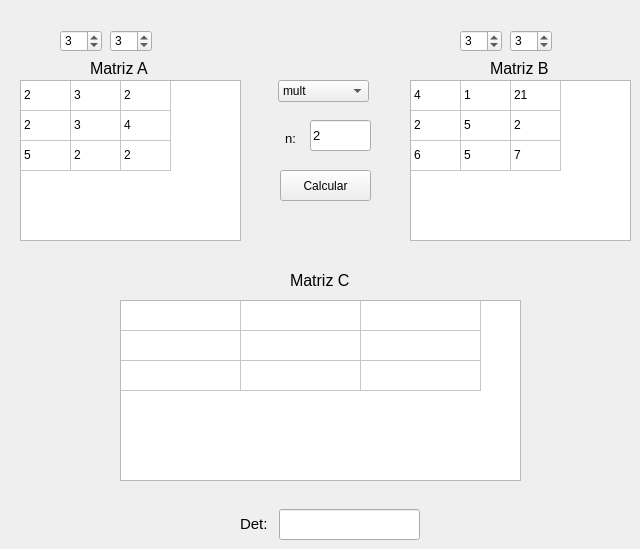
   <widget class="QWidget" name="tabMatrices">
    <attribute name="title">
     <string>Matrices</string>
    </attribute>
    <widget class="QTableWidget" name="matrizA">
     <property name="geometry">
      <rect>
       <x>20</x>
       <y>80</y>
       <width>221</width>
       <height>161</height>
      </rect>
     </property>
     <property name="rowCount">
      <number>3</number>
     </property>
     <property name="columnCount">
      <number>3</number>
     </property>
     <attribute name="horizontalHeaderVisible">
      <bool>false</bool>
     </attribute>
     <attribute name="horizontalHeaderDefaultSectionSize">
      <number>50</number>
     </attribute>
     <attribute name="horizontalHeaderMinimumSectionSize">
      <number>30</number>
     </attribute>
     <attribute name="verticalHeaderVisible">
      <bool>false</bool>
     </attribute>
     <row/>
     <row/>
     <row/>
     <column/>
     <column/>
     <column/>
     <item row="0" column="0">
      <property name="text">
       <string>2</string>
      </property>
     </item>
     <item row="0" column="1">
      <property name="text">
       <string>3</string>
      </property>
     </item>
     <item row="0" column="2">
      <property name="text">
       <string>2</string>
      </property>
     </item>
     <item row="1" column="0">
      <property name="text">
       <string>2</string>
      </property>
     </item>
     <item row="1" column="1">
      <property name="text">
       <string>3</string>
      </property>
     </item>
     <item row="1" column="2">
      <property name="text">
       <string>4</string>
      </property>
     </item>
     <item row="2" column="0">
      <property name="text">
       <string>5</string>
      </property>
     </item>
     <item row="2" column="1">
      <property name="text">
       <string>2</string>
      </property>
     </item>
     <item row="2" column="2">
      <property name="text">
       <string>2</string>
      </property>
     </item>
    </widget>
    <widget class="QTableWidget" name="matrizB">
     <property name="geometry">
      <rect>
       <x>410</x>
       <y>80</y>
       <width>221</width>
       <height>161</height>
      </rect>
     </property>
     <property name="rowCount">
      <number>3</number>
     </property>
     <property name="columnCount">
      <number>3</number>
     </property>
     <attribute name="horizontalHeaderVisible">
      <bool>false</bool>
     </attribute>
     <attribute name="horizontalHeaderDefaultSectionSize">
      <number>50</number>
     </attribute>
     <attribute name="horizontalHeaderMinimumSectionSize">
      <number>30</number>
     </attribute>
     <attribute name="verticalHeaderVisible">
      <bool>false</bool>
     </attribute>
     <row/>
     <row/>
     <row/>
     <column/>
     <column/>
     <column/>
     <item row="0" column="0">
      <property name="text">
       <string>4</string>
      </property>
     </item>
     <item row="0" column="1">
      <property name="text">
       <string>1</string>
      </property>
     </item>
     <item row="0" column="2">
      <property name="text">
       <string>21</string>
      </property>
     </item>
     <item row="1" column="0">
      <property name="text">
       <string>2</string>
      </property>
     </item>
     <item row="1" column="1">
      <property name="text">
       <string>5</string>
      </property>
     </item>
     <item row="1" column="2">
      <property name="text">
       <string>2</string>
      </property>
     </item>
     <item row="2" column="0">
      <property name="text">
       <string>6</string>
      </property>
     </item>
     <item row="2" column="1">
      <property name="text">
       <string>5</string>
      </property>
     </item>
     <item row="2" column="2">
      <property name="text">
       <string>7</string>
      </property>
     </item>
    </widget>
    <widget class="QLabel" name="label_6">
     <property name="geometry">
      <rect>
       <x>90</x>
       <y>60</y>
       <width>71</width>
       <height>16</height>
      </rect>
     </property>
     <property name="font">
      <font>
       <pointsize>12</pointsize>
      </font>
     </property>
     <property name="text">
      <string>Matriz A</string>
     </property>
    </widget>
    <widget class="QLabel" name="label_7">
     <property name="geometry">
      <rect>
       <x>490</x>
       <y>60</y>
       <width>71</width>
       <height>16</height>
      </rect>
     </property>
     <property name="font">
      <font>
       <pointsize>12</pointsize>
      </font>
     </property>
     <property name="text">
      <string>Matriz B</string>
     </property>
    </widget>
    <widget class="QPushButton" name="botonMatriz">
     <property name="geometry">
      <rect>
       <x>280</x>
       <y>170</y>
       <width>91</width>
       <height>31</height>
      </rect>
     </property>
     <property name="text">
      <string>Calcular</string>
     </property>
    </widget>
    <widget class="QComboBox" name="comboBox_4">
     <property name="geometry">
      <rect>
       <x>278</x>
       <y>80</y>
       <width>91</width>
       <height>22</height>
      </rect>
     </property>
     <item>
      <property name="text">
       <string>mult</string>
      </property>
     </item>
     <item>
      <property name="text">
       <string>sum</string>
      </property>
     </item>
     <item>
      <property name="text">
       <string>rest</string>
      </property>
     </item>
     <item>
      <property name="text">
       <string>inversa</string>
      </property>
     </item>
     <item>
      <property name="text">
       <string>transp</string>
      </property>
     </item>
     <item>
      <property name="text">
       <string>potencia</string>
      </property>
     </item>
     <item>
      <property name="text">
       <string>det</string>
      </property>
     </item>
    </widget>
    <widget class="QLabel" name="label_8">
     <property name="geometry">
      <rect>
       <x>290</x>
       <y>270</y>
       <width>71</width>
       <height>20</height>
      </rect>
     </property>
     <property name="font">
      <font>
       <pointsize>12</pointsize>
      </font>
     </property>
     <property name="text">
      <string>Matriz C</string>
     </property>
    </widget>
    <widget class="QTableWidget" name="matrizC">
     <property name="geometry">
      <rect>
       <x>120</x>
       <y>300</y>
       <width>401</width>
       <height>181</height>
      </rect>
     </property>
     <property name="autoFillBackground">
      <bool>true</bool>
     </property>
     <property name="editTriggers">
      <set>QAbstractItemView::AnyKeyPressed|QAbstractItemView::SelectedClicked</set>
     </property>
     <property name="alternatingRowColors">
      <bool>false</bool>
     </property>
     <property name="rowCount">
      <number>3</number>
     </property>
     <property name="columnCount">
      <number>3</number>
     </property>
     <attribute name="horizontalHeaderVisible">
      <bool>false</bool>
     </attribute>
     <attribute name="horizontalHeaderCascadingSectionResizes">
      <bool>true</bool>
     </attribute>
     <attribute name="horizontalHeaderDefaultSectionSize">
      <number>120</number>
     </attribute>
     <attribute name="horizontalHeaderMinimumSectionSize">
      <number>30</number>
     </attribute>
     <attribute name="verticalHeaderVisible">
      <bool>false</bool>
     </attribute>
     <row/>
     <row/>
     <row/>
     <column/>
     <column/>
     <column/>
    </widget>
    <widget class="QSpinBox" name="spinBox">
     <property name="geometry">
      <rect>
       <x>60</x>
       <y>30</y>
       <width>42</width>
       <height>22</height>
      </rect>
     </property>
     <property name="value">
      <number>3</number>
     </property>
    </widget>
    <widget class="QSpinBox" name="spinBox_2">
     <property name="geometry">
      <rect>
       <x>110</x>
       <y>30</y>
       <width>42</width>
       <height>22</height>
      </rect>
     </property>
     <property name="value">
      <number>3</number>
     </property>
    </widget>
    <widget class="QSpinBox" name="spinBox_3">
     <property name="geometry">
      <rect>
       <x>460</x>
       <y>30</y>
       <width>42</width>
       <height>22</height>
      </rect>
     </property>
     <property name="value">
      <number>3</number>
     </property>
    </widget>
    <widget class="QSpinBox" name="spinBox_4">
     <property name="geometry">
      <rect>
       <x>510</x>
       <y>30</y>
       <width>42</width>
       <height>22</height>
      </rect>
     </property>
     <property name="value">
      <number>3</number>
     </property>
    </widget>
    <widget class="QLineEdit" name="lineEdit_3">
     <property name="geometry">
      <rect>
       <x>310</x>
       <y>120</y>
       <width>61</width>
       <height>31</height>
      </rect>
     </property>
     <property name="font">
      <font>
       <pointsize>10</pointsize>
      </font>
     </property>
     <property name="text">
      <string>2</string>
     </property>
    </widget>
    <widget class="QLabel" name="label_15">
     <property name="geometry">
      <rect>
       <x>280</x>
       <y>130</y>
       <width>21</width>
       <height>16</height>
      </rect>
     </property>
     <property name="font">
      <font>
       <pointsize>10</pointsize>
      </font>
     </property>
     <property name="text">
      <string>n:</string>
     </property>
     <property name="alignment">
      <set>Qt::AlignCenter</set>
     </property>
    </widget>
    <widget class="QLabel" name="label_17">
     <property name="geometry">
      <rect>
       <x>240</x>
       <y>517</y>
       <width>47</width>
       <height>13</height>
      </rect>
     </property>
     <property name="font">
      <font>
       <pointsize>11</pointsize>
      </font>
     </property>
     <property name="text">
      <string>Det:</string>
     </property>
    </widget>
    <widget class="QLineEdit" name="lineEdit_5">
     <property name="geometry">
      <rect>
       <x>279</x>
       <y>509</y>
       <width>141</width>
       <height>31</height>
      </rect>
     </property>
     <property name="font">
      <font>
       <pointsize>12</pointsize>
      </font>
     </property>
     <property name="readOnly">
      <bool>true</bool>
     </property>
    </widget>
   </widget>
